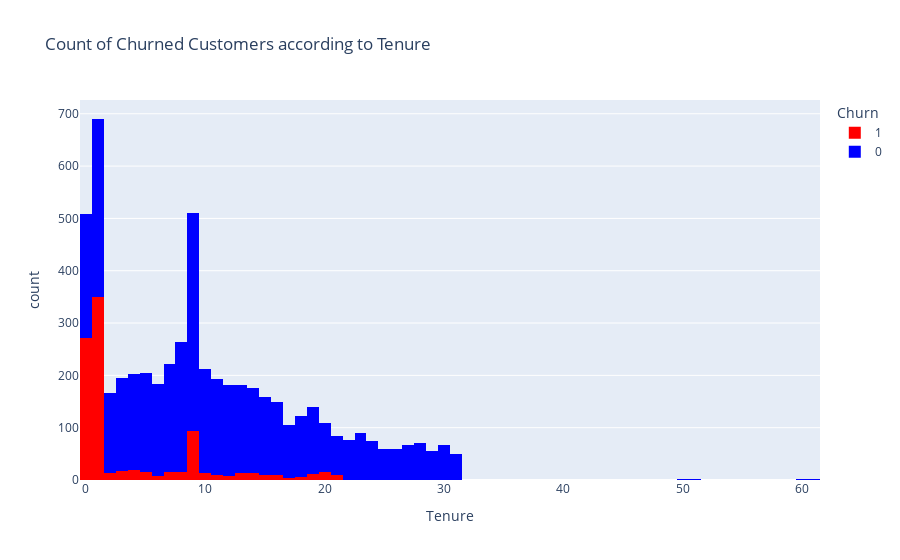

Notebook code cell kept with this figure:
### Code cell
fig1=px.histogram(
    ecomerce_df,x="Tenure",color="Churn",color_discrete_map={0:"blue",1:"red"},title="Count of Churned Customers according to Tenure"
)
fig1.show()

### Figure 1 — Plotly figure (JSON) as saved in the notebook; plotly's stock layout.template omitted (floating-point values rounded to 4 significant figures; data arrays with more than 128 entries replaced by an {"elided": "..."} marker saying what was removed)
{"data": [{"bingroup": "x", "hovertemplate": "Churn=1<br>Tenure=%{x}<br>count=%{y}<extra></extra>", "legendgroup": "1", "marker": {"color": "red", "pattern": {"shape": ""}}, "name": "1", "orientation": "v", "showlegend": true, "type": "histogram", "x": {"elided": "948 float values"}, "xaxis": "x", "yaxis": "y"}, {"bingroup": "x", "hovertemplate": "Churn=0<br>Tenure=%{x}<br>count=%{y}<extra></extra>", "legendgroup": "0", "marker": {"color": "blue", "pattern": {"shape": ""}}, "name": "0", "orientation": "v", "showlegend": true, "type": "histogram", "x": {"elided": "4682 float values"}, "xaxis": "x", "yaxis": "y"}], "layout": {"barmode": "relative", "legend": {"title": {"text": "Churn"}, "tracegroupgap": 0}, "title": {"text": "Count of Churned Customers according to Tenure"}, "xaxis": {"anchor": "y", "domain": [0, 1], "title": {"text": "Tenure"}}, "yaxis": {"anchor": "x", "domain": [0, 1], "title": {"text": "count"}}}}
